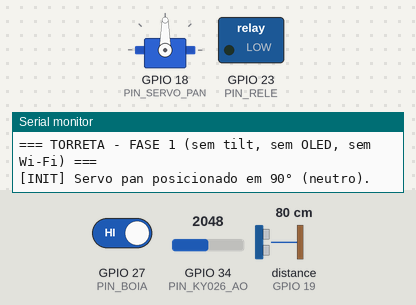
This sketch was run on a simulated ESP32. Parts: servo, switched loads named in the sketch (green lamp = pin HIGH), the last lines printed to the serial monitor. The test bench sets the inputs (shaded band); at power-on: GPIO 27 (PIN_BOIA) HIGH, GPIO 34 (PIN_KY026_AO) = 2048, distance to the obstacle (sensor on GPIO 19) 80 cm. The echo pulse lasts 58.3 µs per cm; pins used as bus, display or sensor lines are not drawn.

Above: at 0.4 s.
2.1 s: GPIO 27 (PIN_BOIA) driven LOW
At 3.13 s:
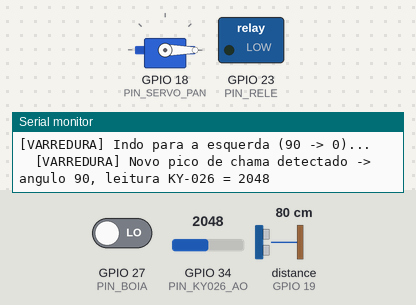
5.6 s: GPIO 34 (PIN_KY026_AO) set to 1228
9.1 s: GPIO 27 (PIN_BOIA) driven HIGH
At 9.36 s:
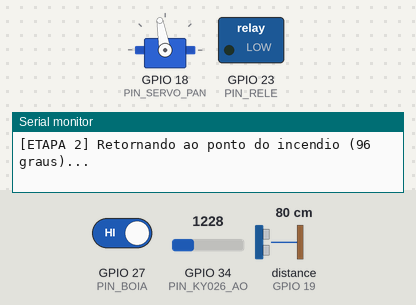
12.6 s: GPIO 27 (PIN_BOIA) driven LOW
At 25.4 s:
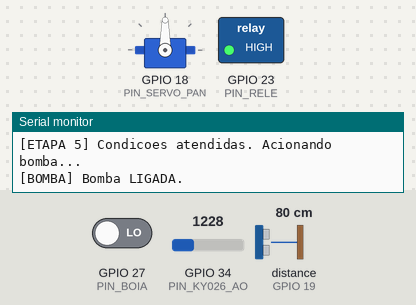
Timing chart, 0 to 26.5 s (numbered marks = the images above; inputs shaded):
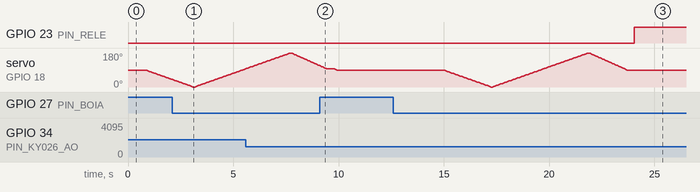

Measured:
- after the input at 9.1 s, GPIO 23 (PIN_RELE): stays LOW (without the input it goes to HIGH after 0.68 s)
- after the input at 12.6 s, GPIO 23 (PIN_RELE): LOW → HIGH after 11.4 s

The sketch:

torreta_fase1.ino
```cpp
/*
  ============================================================
  TORRETA DE COMBATE A INCÊNDIO - FASE 1
  ============================================================
  Escopo desta fase (propositalmente simplificado):
    - Servo PAN (horizontal) ativo
    - Servo TILT (vertical)  -> IGNORADO nesta fase
    - Display OLED           -> IGNORADO nesta fase
    - Conexão Wi-Fi          -> IGNORADO nesta fase

  Fluxo:
    1. Servo pan parte de 90°
    2. Varre até 0° (esquerda)
    3. Varre até 180° (direita)
       -> durante toda a varredura, guarda o ângulo onde o
          sinal analógico do KY-026 foi o MENOR (= chama mais
          forte/mais próxima, pois o KY-026 reduz a leitura
          analógica quanto maior a intensidade de chama)
    4. Retorna o servo ao ângulo salvo (ponto do incêndio)
    5. Mede distância com o HC-SR04
    6. Verifica nível de água pela chave bóia
    7. Se houver água -> aciona o relé/bomba por um tempo
    8. Desliga a bomba e retorna o servo a 90° (neutro)

  Mensagens de status são enviadas ao Monitor Serial em cada
  etapa.

  IMPORTANTE (hardware):
    - ECHO do HC-SR04 precisa de divisor resistivo ou
      conversor de nível lógico antes do GPIO do ESP32
      (TRIG pode ir direto, sem conversão).
    - Confirme se o KY-026 é alimentado em 3,3V ou se a saída
      analógica também precisa de adequação de nível.
    - Ajuste o sentido lógico da chave bóia (CHEIO_NIVEL_LOGICO)
      conforme o modelo físico do sensor (NA ou NF).
  ============================================================
*/

#include <ESP32Servo.h>

// ---------------------- PINAGEM ----------------------------
// Evitados os pinos sensíveis de boot (0, 2, 12, 15) e os
// ADC2 (conflitam com Wi-Fi quando ele for ligado em fases futuras).

const int PIN_SERVO_PAN   = 18;   // Servo horizontal (PWM)
const int PIN_KY026_AO    = 34;   // Saída analógica do KY-026 (ADC1, input-only)
const int PIN_TRIG        = 5;    // TRIG do HC-SR04 (saída do ESP32, 3,3V ok)
const int PIN_ECHO        = 19;   // ECHO do HC-SR04 (precisa de divisor/level shifter!)
const int PIN_RELE        = 23;   // IN do módulo relé (aciona a bomba)
const int PIN_BOIA        = 27;   // Chave bóia (nível de água)

// ---------------------- PARÂMETROS --------------------------

const int ANGULO_NEUTRO   = 90;
const int ANGULO_MIN      = 0;
const int ANGULO_MAX      = 180;
const int PASSO_VARREDURA = 2;     // graus por passo da varredura
const int DELAY_PASSO_MS  = 40;    // tempo de assentamento do servo por passo

const int LEITURAS_POR_PASSO = 5;  // amostras de média por ângulo (reduz ruído)

const unsigned long TEMPO_BOMBA_MS = 4000; // tempo de acionamento da bomba

// Ajuste conforme a lógica física da bóia:
// Se a bóia fecha o contato com GND quando HÁ água -> LOW = água presente
const int NIVEL_AGUA_PRESENTE = LOW;

Servo servoPan;

int anguloAlvo = ANGULO_NEUTRO;
int menorLeituraKY = 4095; // valor inicial alto (ADC de 12 bits no ESP32: 0-4095)

// =============================================================
void setup() {
  Serial.begin(115200);
  delay(300);
  Serial.println();
  Serial.println("=== TORRETA - FASE 1 (sem tilt, sem OLED, sem Wi-Fi) ===");

  pinMode(PIN_TRIG, OUTPUT);
  pinMode(PIN_ECHO, INPUT);
  pinMode(PIN_RELE, OUTPUT);
  pinMode(PIN_BOIA, INPUT_PULLUP);
  pinMode(PIN_KY026_AO, INPUT);

  digitalWrite(PIN_RELE, LOW); // bomba desligada por segurança
  digitalWrite(PIN_TRIG, LOW);

  servoPan.setPeriodHertz(50);
  servoPan.attach(PIN_SERVO_PAN, 500, 2400);
  servoPan.write(ANGULO_NEUTRO);
  Serial.println("[INIT] Servo pan posicionado em 90° (neutro).");
  delay(500);
}

// =============================================================
void loop() {
  executarCicloDeBusca();

  Serial.println("[FIM DE CICLO] Aguardando 5s antes do proximo ciclo...");
  Serial.println("---------------------------------------------------");
  delay(5000);
}

// =============================================================
// Executa um ciclo completo: varredura -> mira -> distancia ->
// agua -> disparo -> retorno ao neutro.
// =============================================================
void executarCicloDeBusca() {

  menorLeituraKY = 4095;
  anguloAlvo = ANGULO_NEUTRO;

  Serial.println("[ETAPA 1] Iniciando varredura horizontal...");

  // ---- Varre de 90 -> 0 (esquerda) ----
  Serial.println("[VARREDURA] Indo para a esquerda (90 -> 0)...");
  for (int ang = ANGULO_NEUTRO; ang >= ANGULO_MIN; ang -= PASSO_VARREDURA) {
    avaliarAngulo(ang);
  }

  // ---- Varre de 0 -> 180 (direita), cobrindo todo o range ----
  Serial.println("[VARREDURA] Indo para a direita (0 -> 180)...");
  for (int ang = ANGULO_MIN; ang <= ANGULO_MAX; ang += PASSO_VARREDURA) {
    avaliarAngulo(ang);
  }

  Serial.print("[ETAPA 1] Varredura concluida. Menor leitura KY-026 = ");
  Serial.print(menorLeituraKY);
  Serial.print(" no angulo ");
  Serial.print(anguloAlvo);
  Serial.println(" graus.");

  // ---- Retorna ao ponto do incêndio ----
  Serial.print("[ETAPA 2] Retornando ao ponto do incendio (");
  Serial.print(anguloAlvo);
  Serial.println(" graus)...");
  moverServoSuave(anguloAlvo);
  delay(300);

  // ---- Mede distância ----
  Serial.println("[ETAPA 3] Medindo distancia com HC-SR04...");
  float distanciaCm = medirDistanciaCm();
  if (distanciaCm < 0) {
    Serial.println("[ETAPA 3] Falha na leitura do HC-SR04 (sem eco / fora de alcance).");
  } else {
    Serial.print("[ETAPA 3] Distancia ao alvo: ");
    Serial.print(distanciaCm);
    Serial.println(" cm.");
  }

  // ---- Verifica nivel de agua ----
  Serial.println("[ETAPA 4] Verificando nivel de agua na boia...");
  bool temAgua = (digitalRead(PIN_BOIA) == NIVEL_AGUA_PRESENTE);
  if (temAgua) {
    Serial.println("[ETAPA 4] Agua disponivel no reservatorio.");
  } else {
    Serial.println("[ETAPA 4] Reservatorio SEM agua suficiente.");
  }

  // ---- Decisao de disparo ----
  if (temAgua) {
    Serial.println("[ETAPA 5] Condicoes atendidas. Acionando bomba...");
    acionarBomba(TEMPO_BOMBA_MS);
  } else {
    Serial.println("[ETAPA 5] Disparo CANCELADO: nivel de agua insuficiente.");
  }

  // ---- Retorna ao neutro ----
  Serial.println("[ETAPA 6] Retornando servo ao angulo neutro (90 graus)...");
  moverServoSuave(ANGULO_NEUTRO);
  Serial.println("[ETAPA 6] Servo em posicao neutra.");
}

// =============================================================
// Move o servo um passo, le o KY-026 (com media de amostras) e
// atualiza o angulo de menor leitura (= chama mais forte).
// =============================================================
void avaliarAngulo(int angulo) {
  servoPan.write(angulo);
  delay(DELAY_PASSO_MS);

  long soma = 0;
  for (int i = 0; i < LEITURAS_POR_PASSO; i++) {
    soma += analogRead(PIN_KY026_AO);
    delay(2);
  }
  int leituraMedia = soma / LEITURAS_POR_PASSO;

  if (leituraMedia < menorLeituraKY) {
    menorLeituraKY = leituraMedia;
    anguloAlvo = angulo;
    Serial.print("  [VARREDURA] Novo pico de chama detectado -> angulo ");
    Serial.print(angulo);
    Serial.print(", leitura KY-026 = ");
    Serial.println(leituraMedia);
  }
}

// =============================================================
// Move o servo de forma suave (passo a passo) ate o angulo alvo,
// evitando movimentos bruscos que possam gerar picos de corrente.
// =============================================================
void moverServoSuave(int anguloDestino) {
  int anguloAtual = servoPan.read();
  int passo = (anguloDestino >= anguloAtual) ? PASSO_VARREDURA : -PASSO_VARREDURA;

  for (int ang = anguloAtual; (passo > 0) ? (ang <= anguloDestino) : (ang >= anguloDestino); ang += passo) {
    servoPan.write(ang);
    delay(DELAY_PASSO_MS);
  }
  servoPan.write(anguloDestino);
}

// =============================================================
// Mede a distancia em cm usando o HC-SR04.
// Retorna -1 em caso de timeout (sem leitura de eco).
// =============================================================
float medirDistanciaCm() {
  digitalWrite(PIN_TRIG, LOW);
  delayMicroseconds(2);
  digitalWrite(PIN_TRIG, HIGH);
  delayMicroseconds(10);
  digitalWrite(PIN_TRIG, LOW);

  unsigned long duracao = pulseIn(PIN_ECHO, HIGH, 30000UL); // timeout 30ms (~5m)

  if (duracao == 0) {
    return -1.0;
  }

  // Velocidade do som ~ 0,0343 cm/us, dividido por 2 (ida e volta)
  float distancia = (duracao * 0.0343) / 2.0;
  return distancia;
}

// =============================================================
// Liga o rele/bomba pelo tempo especificado e depois desliga.
// =============================================================
void acionarBomba(unsigned long tempoMs) {
  digitalWrite(PIN_RELE, HIGH);
  Serial.println("[BOMBA] Bomba LIGADA.");
  delay(tempoMs);
  digitalWrite(PIN_RELE, LOW);
  Serial.println("[BOMBA] Bomba DESLIGADA.");
}
```
